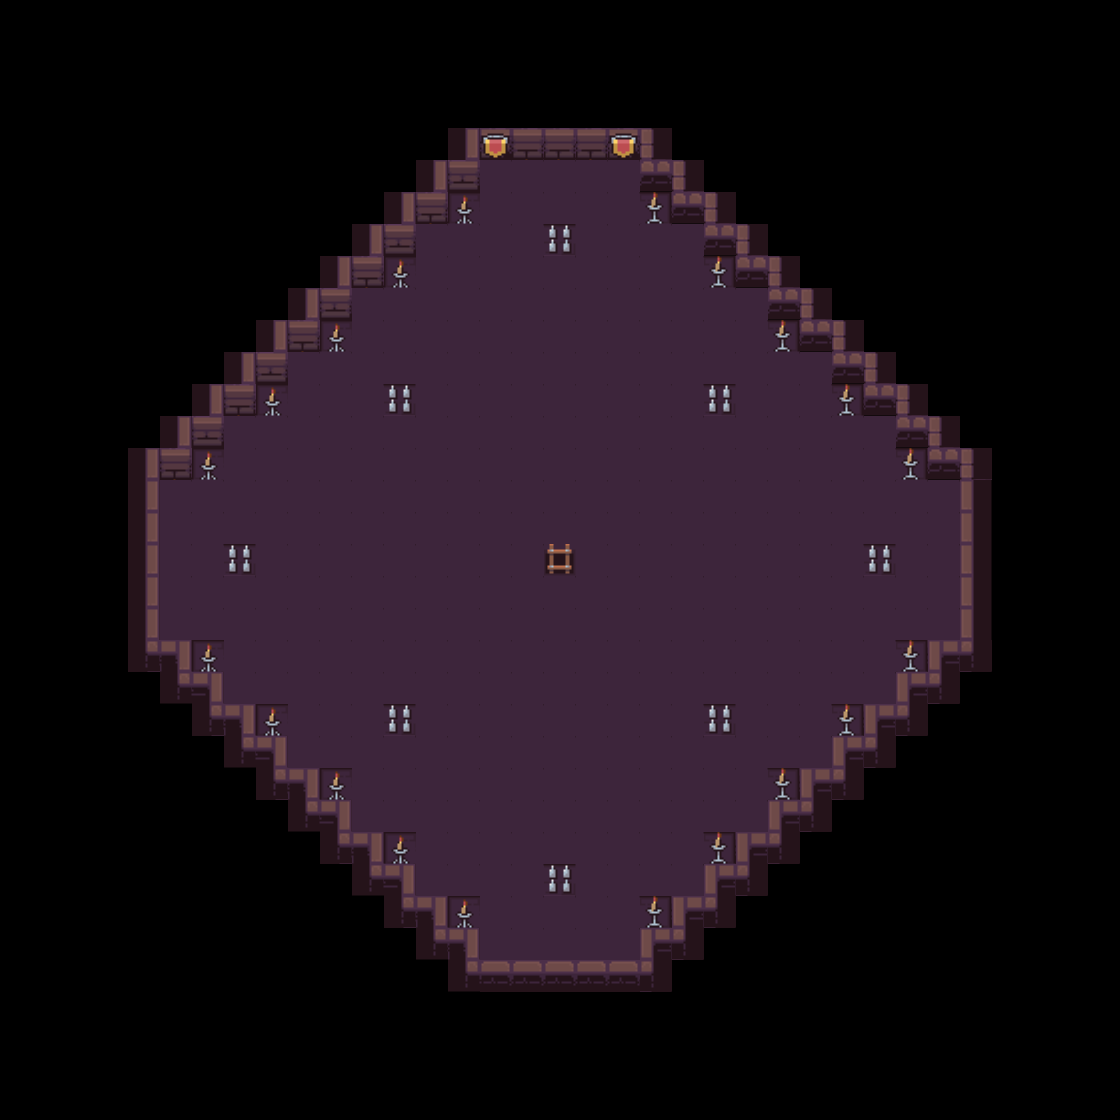

A level layout from a 2D game, rendered from its tile map. Below: a short description, then the map file with its tile-grid data intact:
An orthogonal 35x35 tile map with 32x32 px tiles, 1 tile layer (图块层 1).

<map version="1.10" tiledversion="1.12.1" orientation="orthogonal" renderorder="right-down" width="35" height="35" tilewidth="32" tileheight="32" infinite="0" nextlayerid="2" nextobjectid="1">
 <tileset firstgid="1" source="demonstration.tsx" />
 <layer id="1" name="图块层 1" width="35" height="35">
  <data encoding="csv">
0,0,0,0,0,0,0,0,0,0,0,0,0,0,0,0,0,0,0,0,0,0,0,0,0,0,0,0,0,0,0,0,0,0,0,
0,0,0,0,0,0,0,0,0,0,0,0,0,0,0,0,0,0,0,0,0,0,0,0,0,0,0,0,0,0,0,0,0,0,0,
0,0,0,0,0,0,0,0,0,0,0,0,0,0,0,0,0,0,0,0,0,0,0,0,0,0,0,0,0,0,0,0,0,0,0,
0,0,0,0,0,0,0,0,0,0,0,0,0,0,0,0,0,0,0,0,0,0,0,0,0,0,0,0,0,0,0,0,0,0,0,
0,0,0,0,0,0,0,0,0,0,0,0,0,0,198,99,100,100,100,99,107,0,0,0,0,0,0,0,0,0,0,0,0,0,0,
0,0,0,0,0,0,0,0,0,0,0,0,0,198,104,201,201,201,201,201,164,107,0,0,0,0,0,0,0,0,0,0,0,0,0,
0,0,0,0,0,0,0,0,0,0,0,0,198,100,125,201,201,201,201,201,116,164,107,0,0,0,0,0,0,0,0,0,0,0,0,
0,0,0,0,0,0,0,0,0,0,0,198,104,201,201,201,201,134,201,201,201,201,164,107,0,0,0,0,0,0,0,0,0,0,0,
0,0,0,0,0,0,0,0,0,0,198,100,125,201,201,201,201,201,201,201,201,201,116,164,107,0,0,0,0,0,0,0,0,0,0,
0,0,0,0,0,0,0,0,0,198,104,201,201,201,201,201,201,201,201,201,201,201,201,201,164,107,0,0,0,0,0,0,0,0,0,
0,0,0,0,0,0,0,0,198,100,125,201,201,201,201,201,201,201,201,201,201,201,201,201,116,164,107,0,0,0,0,0,0,0,0,
0,0,0,0,0,0,0,198,104,201,201,201,201,201,201,201,201,201,201,201,201,201,201,201,201,201,164,107,0,0,0,0,0,0,0,
0,0,0,0,0,0,198,100,125,201,201,201,134,201,201,201,201,201,201,201,201,201,134,201,201,201,116,164,107,0,0,0,0,0,0,
0,0,0,0,0,198,104,201,201,201,201,201,201,201,201,201,201,201,201,201,201,201,201,201,201,201,201,201,164,107,0,0,0,0,0,
0,0,0,0,198,100,125,201,201,201,201,201,201,201,201,201,201,201,201,201,201,201,201,201,201,201,201,201,116,164,107,0,0,0,0,
0,0,0,0,198,201,201,201,201,201,201,201,201,201,201,201,201,201,201,201,201,201,201,201,201,201,201,201,201,201,235,0,0,0,0,
0,0,0,0,198,201,201,201,201,201,201,201,201,201,201,201,201,201,201,201,201,201,201,201,201,201,201,201,201,201,235,0,0,0,0,
0,0,0,0,198,201,201,134,201,201,201,201,201,201,201,201,201,216,201,201,201,201,201,201,201,201,201,134,201,201,235,0,0,0,0,
0,0,0,0,198,201,201,201,201,201,201,201,201,201,201,201,201,201,201,201,201,201,201,201,201,201,201,201,201,201,235,0,0,0,0,
0,0,0,0,198,201,201,201,201,201,201,201,201,201,201,201,201,201,201,201,201,201,201,201,201,201,201,201,201,201,235,0,0,0,0,
0,0,0,0,166,156,125,201,201,201,201,201,201,201,201,201,201,201,201,201,201,201,201,201,201,201,201,201,116,155,171,0,0,0,0,
0,0,0,0,0,172,150,201,201,201,201,201,201,201,201,201,201,201,201,201,201,201,201,201,201,201,201,201,155,171,0,0,0,0,0,
0,0,0,0,0,0,166,156,125,201,201,201,134,201,201,201,201,201,201,201,201,201,134,201,201,201,116,155,171,0,0,0,0,0,0,
0,0,0,0,0,0,0,172,150,201,201,201,201,201,201,201,201,201,201,201,201,201,201,201,201,201,155,171,0,0,0,0,0,0,0,
0,0,0,0,0,0,0,0,166,156,125,201,201,201,201,201,201,201,201,201,201,201,201,201,116,155,171,0,0,0,0,0,0,0,0,
0,0,0,0,0,0,0,0,0,172,150,201,201,201,201,201,201,201,201,201,201,201,201,201,155,171,0,0,0,0,0,0,0,0,0,
0,0,0,0,0,0,0,0,0,0,166,156,125,201,201,201,201,201,201,201,201,201,116,155,171,0,0,0,0,0,0,0,0,0,0,
0,0,0,0,0,0,0,0,0,0,0,172,150,201,201,201,201,134,201,201,201,201,155,171,0,0,0,0,0,0,0,0,0,0,0,
0,0,0,0,0,0,0,0,0,0,0,0,166,156,125,201,201,201,201,201,116,155,171,0,0,0,0,0,0,0,0,0,0,0,0,
0,0,0,0,0,0,0,0,0,0,0,0,0,172,156,201,201,201,201,201,155,171,0,0,0,0,0,0,0,0,0,0,0,0,0,
0,0,0,0,0,0,0,0,0,0,0,0,0,0,172,249,249,249,249,249,171,0,0,0,0,0,0,0,0,0,0,0,0,0,0,
0,0,0,0,0,0,0,0,0,0,0,0,0,0,0,0,0,0,0,0,0,0,0,0,0,0,0,0,0,0,0,0,0,0,0,
0,0,0,0,0,0,0,0,0,0,0,0,0,0,0,0,0,0,0,0,0,0,0,0,0,0,0,0,0,0,0,0,0,0,0,
0,0,0,0,0,0,0,0,0,0,0,0,0,0,0,0,0,0,0,0,0,0,0,0,0,0,0,0,0,0,0,0,0,0,0,
0,0,0,0,0,0,0,0,0,0,0,0,0,0,0,0,0,0,0,0,0,0,0,0,0,0,0,0,0,0,0,0,0,0,0
</data>
 </layer>
</map>
